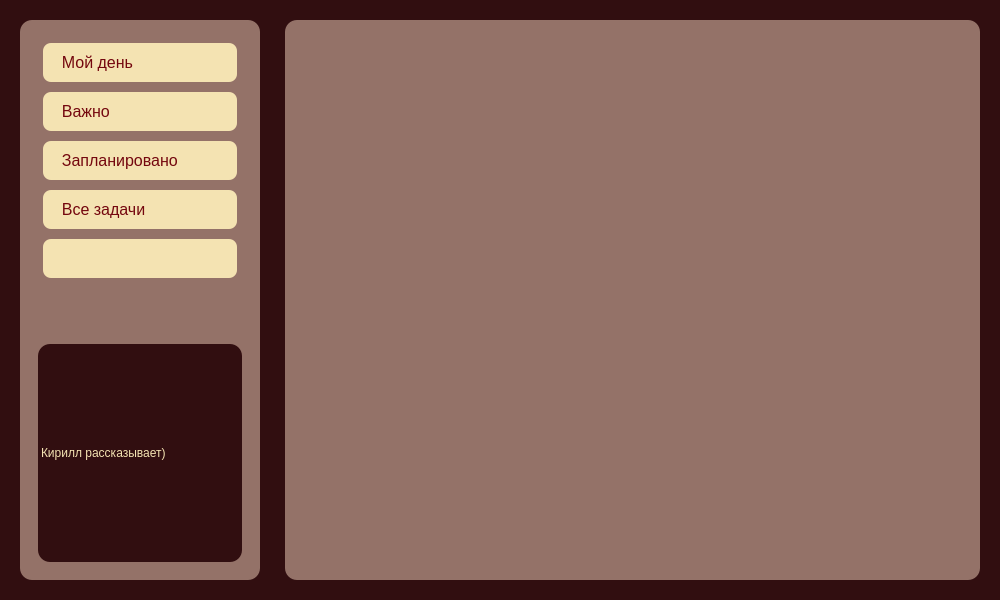
<?xml version="1.0" encoding="UTF-8"?>
<ui version="4.0">
 <class>MainWindow</class>
 <widget class="QMainWindow" name="MainWindow">
  <property name="geometry">
   <rect>
    <x>0</x>
    <y>0</y>
    <width>1000</width>
    <height>600</height>
   </rect>
  </property>
  <property name="windowTitle">
   <string>Заметки и задачи</string>
  </property>
  <widget class="QWidget" name="centralwidget">
   <property name="styleSheet">
    <string notr="true">background-color: #310E10; /* Black bean */</string>
   </property>
   <layout class="QHBoxLayout" name="horizontalLayout">
    <property name="spacing">
     <number>0</number>
    </property>
    <property name="leftMargin">
     <number>0</number>
    </property>
    <property name="topMargin">
     <number>0</number>
    </property>
    <property name="rightMargin">
     <number>0</number>
    </property>
    <property name="bottomMargin">
     <number>0</number>
    </property>
    <item>
     <widget class="QWidget" name="widget" native="true">
      <layout class="QVBoxLayout" name="verticalLayout_2">
       <property name="spacing">
        <number>0</number>
       </property>
       <property name="leftMargin">
        <number>0</number>
       </property>
       <property name="topMargin">
        <number>0</number>
       </property>
       <property name="rightMargin">
        <number>0</number>
       </property>
       <property name="bottomMargin">
        <number>0</number>
       </property>
       <item>
        <widget class="QWidget" name="contentWidget" native="true">
         <layout class="QHBoxLayout" name="horizontalLayout_3">
          <property name="spacing">
           <number>15</number>
          </property>
          <property name="leftMargin">
           <number>15</number>
          </property>
          <property name="topMargin">
           <number>15</number>
          </property>
          <property name="rightMargin">
           <number>15</number>
          </property>
          <property name="bottomMargin">
           <number>15</number>
          </property>
          <item>
           <widget class="QWidget" name="sidebarWidget" native="true">
            <property name="minimumSize">
             <size>
              <width>250</width>
              <height>0</height>
             </size>
            </property>
            <property name="maximumSize">
             <size>
              <width>250</width>
              <height>16777215</height>
             </size>
            </property>
            <property name="styleSheet">
             <string notr="true">
                background-color: #947268; /* Cinerious */
                border-radius: 12px;
                margin: 5px;
             </string>
            </property>
            <layout class="QVBoxLayout" name="verticalLayout" stretch="1,0">
             <item>
              <widget class="QFrame" name="sidebarFrame">
               <property name="maximumSize">
                <size>
                 <width>16777215</width>
                 <height>300</height>
                </size>
               </property>
               <property name="styleSheet">
                <string notr="true">
                QFrame {
                    background-color: transparent;
                }
                QPushButton {
                    color: #74070E; /* Blood red */
                    background-color: #F4E3B2; /* Vanilla */
                    border-radius: 8px;
                    padding: 10px;
                    margin: 4px;
                    font-size: 16px;
                    text-align: left;
                    border: none;
                }
                QPushButton:hover {
                    background-color: rgba(244, 227, 178, 0.8);
                }
                QPushButton:checked {
                    background-color: rgba(244, 227, 178, 0.9);
                    border-left: 3px solid #74070E;
                }
                </string>
               </property>
               <property name="frameShape">
                <enum>QFrame::NoFrame</enum>
               </property>
               <layout class="QVBoxLayout" name="verticalLayout_2">
                <property name="spacing">
                 <number>2</number>
                </property>
                <property name="leftMargin">
                 <number>10</number>
                </property>
                <property name="topMargin">
                 <number>10</number>
                </property>
                <property name="rightMargin">
                 <number>10</number>
                </property>
                <property name="bottomMargin">
                 <number>10</number>
                </property>
                <item>
                 <widget class="QWidget" name="myDayWidget" native="true">
                  <layout class="QHBoxLayout" name="horizontalLayout">
                   <property name="leftMargin">
                    <number>0</number>
                   </property>
                   <property name="topMargin">
                    <number>0</number>
                   </property>
                   <property name="rightMargin">
                    <number>0</number>
                   </property>
                   <property name="bottomMargin">
                    <number>0</number>
                   </property>
                   <item>
                    <widget class="QPushButton" name="myDayButton">
                     <property name="text">
                      <string>  Мой день</string>
                     </property>
                     <property name="icon">
                      <iconset>
                       <normaloff>icons/sun.png</normaloff>icons/sun.png</iconset>
                     </property>
                     <property name="checkable">
                      <bool>true</bool>
                     </property>
                    </widget>
                   </item>
                  </layout>
                 </widget>
                </item>
                <item>
                 <widget class="QWidget" name="importantWidget" native="true">
                  <layout class="QHBoxLayout" name="horizontalLayout_2">
                   <property name="leftMargin">
                    <number>0</number>
                   </property>
                   <property name="topMargin">
                    <number>0</number>
                   </property>
                   <property name="rightMargin">
                    <number>0</number>
                   </property>
                   <property name="bottomMargin">
                    <number>0</number>
                   </property>
                   <item>
                    <widget class="QPushButton" name="importantButton">
                     <property name="text">
                      <string>  Важно</string>
                     </property>
                     <property name="icon">
                      <iconset>
                       <normaloff>icons/star.png</normaloff>icons/star.png</iconset>
                     </property>
                     <property name="checkable">
                      <bool>true</bool>
                     </property>
                    </widget>
                   </item>
                  </layout>
                 </widget>
                </item>
                <item>
                 <widget class="QWidget" name="plannedWidget" native="true">
                  <layout class="QHBoxLayout" name="horizontalLayout_3">
                   <property name="leftMargin">
                    <number>0</number>
                   </property>
                   <property name="topMargin">
                    <number>0</number>
                   </property>
                   <property name="rightMargin">
                    <number>0</number>
                   </property>
                   <property name="bottomMargin">
                    <number>0</number>
                   </property>
                   <item>
                    <widget class="QPushButton" name="plannedButton">
                     <property name="text">
                      <string>  Запланировано</string>
                     </property>
                     <property name="icon">
                      <iconset>
                       <normaloff>icons/calendar.png</normaloff>icons/calendar.png</iconset>
                     </property>
                     <property name="checkable">
                      <bool>true</bool>
                     </property>
                    </widget>
                   </item>
                  </layout>
                 </widget>
                </item>
                <item>
                 <widget class="QWidget" name="assignedWidget" native="true">
                  <layout class="QHBoxLayout" name="horizontalLayout_4">
                   <property name="leftMargin">
                    <number>0</number>
                   </property>
                   <property name="topMargin">
                    <number>0</number>
                   </property>
                   <property name="rightMargin">
                    <number>0</number>
                   </property>
                   <property name="bottomMargin">
                    <number>0</number>
                   </property>
                   <item>
                    <widget class="QPushButton" name="assignedToMeButton">
                     <property name="text">
                      <string>  Все задачи</string>
                     </property>
                     <property name="icon">
                      <iconset>
                       <normaloff>icons/user.png</normaloff>icons/user.png</iconset>
                     </property>
                     <property name="checkable">
                      <bool>true</bool>
                     </property>
                    </widget>
                   </item>
                  </layout>
                 </widget>
                </item>
                <item>
                 <widget class="QWidget" name="flaggedWidget" native="true">
                  <layout class="QHBoxLayout" name="horizontalLayout_5">
                   <property name="leftMargin">
                    <number>0</number>
                   </property>
                   <property name="topMargin">
                    <number>0</number>
                   </property>
                   <property name="rightMargin">
                    <number>0</number>
                   </property>
                   <property name="bottomMargin">
                    <number>0</number>
                   </property>
                   <item>
                    <widget class="QPushButton" name="flaggedButton">
                     <property name="text">
                      <string/>
                     </property>
                     <property name="icon">
                      <iconset>
                       <normaloff>icons/flag.png</normaloff>icons/flag.png</iconset>
                     </property>
                     <property name="checkable">
                      <bool>true</bool>
                     </property>
                    </widget>
                   </item>
                  </layout>
                 </widget>
                </item>
                <item>
                 <widget class="QWidget" name="tasksWidget" native="true">
                  <layout class="QHBoxLayout" name="horizontalLayout_6">
                   <property name="leftMargin">
                    <number>0</number>
                   </property>
                   <property name="topMargin">
                    <number>0</number>
                   </property>
                   <property name="rightMargin">
                    <number>0</number>
                   </property>
                   <property name="bottomMargin">
                    <number>0</number>
                   </property>
                  </layout>
                 </widget>
                </item>
                <item>
                 <spacer name="verticalSpacer">
                  <property name="orientation">
                   <enum>Qt::Vertical</enum>
                  </property>
                  <property name="sizeHint" stdset="0">
                   <size>
                    <width>20</width>
                    <height>40</height>
                   </size>
                  </property>
                 </spacer>
                </item>
               </layout>
              </widget>
             </item>
             <item>
              <layout class="QVBoxLayout" name="verticalLayout_6">
               <item>
                <widget class="QWidget" name="widget_2" native="true">
                 <layout class="QVBoxLayout" name="verticalLayout_4">
                  <item>
                   <widget class="QLabel" name="label">
                    <property name="styleSheet">
                     <string notr="true">background-color: #310E10; color: #F4E3B2;</string>
                    </property>
                    <property name="text">
                     <string>Кирилл рассказывает)</string>
                    </property>
                   </widget>
                  </item>
                 </layout>
                </widget>
               </item>
              </layout>
             </item>
            </layout>
           </widget>
          </item>
          <item>
           <widget class="QWidget" name="tasksWidget" native="true">
            <property name="styleSheet">
             <string notr="true">
                background-color: #947268; /* Cinerious */
                border-radius: 12px;
                margin: 5px;
             </string>
            </property>
            <layout class="QVBoxLayout" name="verticalLayout_3">
             <item>
              <widget class="QWidget" name="tasks_widget" native="true">
               <layout class="QVBoxLayout" name="verticalLayout_5"/>
              </widget>
             </item>
            </layout>
           </widget>
          </item>
         </layout>
        </widget>
       </item>
      </layout>
     </widget>
    </item>
   </layout>
  </widget>
 </widget>
 <resources/>
 <connections/>
</ui>
